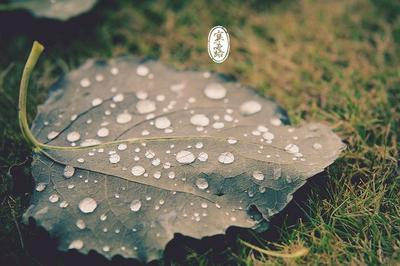
#> input picture data/dataset1/dew/2462.jpg, 400 x 266 px, found by its file name; its folder holds only this picture in this run
$ jupyter execute --allow-errors data_preprocess.ipynb
#> lines starting #> are read from the running program, lines starting #| are printed output that depends on the picture
Import libraries

[cell 1]
import os
import cv2
import numpy as np
import time

load images from dataset_path, convert to rgb, resize to image_size

[cell 2]
def load_and_preprocess_data(dataset_path, image_size=(128, 128)):
#> called with dataset_path = 'data\\dataset1', image_size = (128, 128)
    images = []
    labels = []

    class_names = sorted([d for d in os.listdir(dataset_path) if os.path.isdir(os.path.join(dataset_path, d))])
    class_map = {name: i for i, name in enumerate(class_names)}

    print(f'loading classes: {class_names}')

    for class_name in class_names:
        class_path = os.path.join(dataset_path, class_name)
        print(f'processing {class_name} folder')

        for image_name in os.listdir(class_path):
            image_path = os.path.join(class_path, image_name)
            image = cv2.imread(image_path)
#> image is the input picture: shape (266, 400, 3); mean B, G, R 91, 110.2, 112.7

            if image is None:
                print(f'could not load {image_path} !')
                continue

            image = cv2.cvtColor(image, cv2.COLOR_BGR2RGB)
            image = cv2.resize(image, image_size)
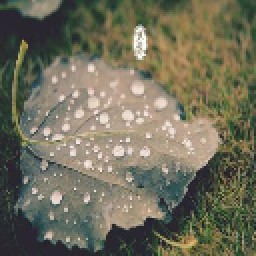
#> image: shape (128, 128, 3) (shown 2 times larger); mean R, G, B 112.6, 110.1, 90.9

            images.append(image)
            labels.append(class_map[class_name])

    print('finished processing data')
    return np.array(images), np.array(labels), class_map
